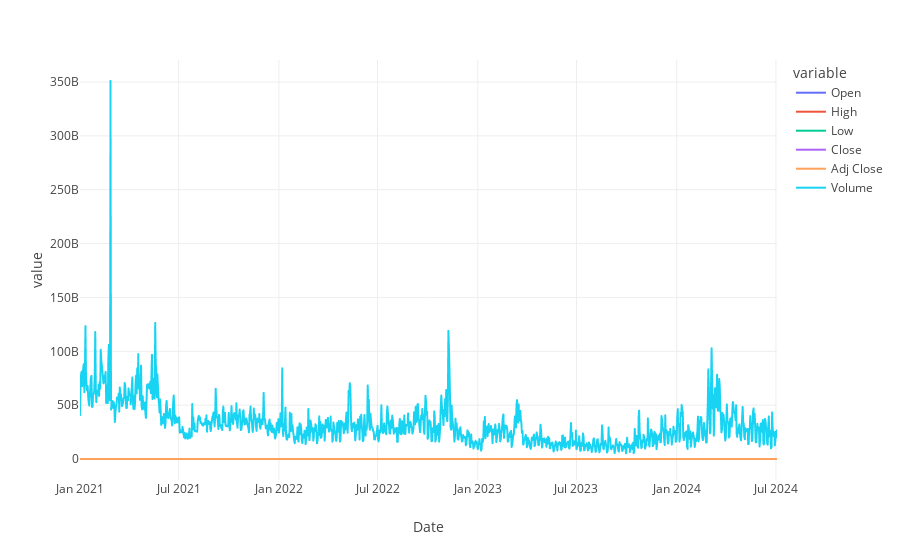

The notebook cell saved with this chart:
### Code cell
# Crear el gráfico de dispersión
fig = px.line(data, x=data.index, y=data.columns, color_discrete_sequence=px.colors.qualitative.Plotly)

# Personalizar el gráfico para un estilo cyberpunk
#fig.update_traces(marker=dict(size=15, line=dict(width=2, color='rgba(255, 255, 255, 0.8)')))

# Mostrar el gráfico
fig.show()

### Figure 1 — Plotly figure (JSON) as saved in the notebook; plotly's stock layout.template omitted (floating-point values rounded to 4 significant figures; data arrays with more than 128 entries replaced by an {"elided": "..."} marker saying what was removed)
{"data": [{"hovertemplate": "variable=Open<br>Date=%{x}<br>value=%{y}<extra></extra>", "legendgroup": "Open", "line": {"color": "#636EFA", "dash": "solid"}, "marker": {"symbol": "circle"}, "mode": "lines", "name": "Open", "showlegend": true, "type": "scattergl", "x": {"elided": "1280 str values"}, "xaxis": "x", "y": {"elided": "1280 float values"}, "yaxis": "y"}, {"hovertemplate": "variable=High<br>Date=%{x}<br>value=%{y}<extra></extra>", "legendgroup": "High", "line": {"color": "#EF553B", "dash": "solid"}, "marker": {"symbol": "circle"}, "mode": "lines", "name": "High", "showlegend": true, "type": "scattergl", "x": {"elided": "1280 str values"}, "xaxis": "x", "y": {"elided": "1280 float values"}, "yaxis": "y"}, {"hovertemplate": "variable=Low<br>Date=%{x}<br>value=%{y}<extra></extra>", "legendgroup": "Low", "line": {"color": "#00CC96", "dash": "solid"}, "marker": {"symbol": "circle"}, "mode": "lines", "name": "Low", "showlegend": true, "type": "scattergl", "x": {"elided": "1280 str values"}, "xaxis": "x", "y": {"elided": "1280 float values"}, "yaxis": "y"}, {"hovertemplate": "variable=Close<br>Date=%{x}<br>value=%{y}<extra></extra>", "legendgroup": "Close", "line": {"color": "#AB63FA", "dash": "solid"}, "marker": {"symbol": "circle"}, "mode": "lines", "name": "Close", "showlegend": true, "type": "scattergl", "x": {"elided": "1280 str values"}, "xaxis": "x", "y": {"elided": "1280 float values"}, "yaxis": "y"}, {"hovertemplate": "variable=Adj Close<br>Date=%{x}<br>value=%{y}<extra></extra>", "legendgroup": "Adj Close", "line": {"color": "#FFA15A", "dash": "solid"}, "marker": {"symbol": "circle"}, "mode": "lines", "name": "Adj Close", "showlegend": true, "type": "scattergl", "x": {"elided": "1280 str values"}, "xaxis": "x", "y": {"elided": "1280 float values"}, "yaxis": "y"}, {"hovertemplate": "variable=Volume<br>Date=%{x}<br>value=%{y}<extra></extra>", "legendgroup": "Volume", "line": {"color": "#19D3F3", "dash": "solid"}, "marker": {"symbol": "circle"}, "mode": "lines", "name": "Volume", "showlegend": true, "type": "scattergl", "x": {"elided": "1280 str values"}, "xaxis": "x", "y": {"elided": "1280 int values"}, "yaxis": "y"}], "layout": {"legend": {"title": {"text": "variable"}, "tracegroupgap": 0}, "margin": {"t": 60}, "xaxis": {"anchor": "y", "domain": [0, 1], "title": {"text": "Date"}}, "yaxis": {"anchor": "x", "domain": [0, 1], "title": {"text": "value"}}}}
